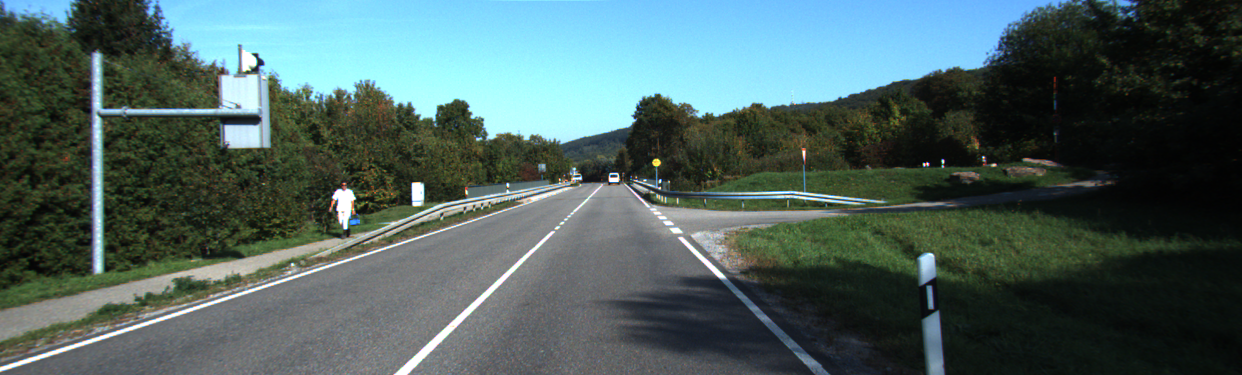
#> input picture py_sandbox/archive/save-img-as-numpy/orig.png, 1242 x 375 px
$ python img2numpy.py
#> lines starting #> are read from the running program, lines starting #| are printed output that depends on the picture; long printed decimals are rounded
'''
objective: play around with alternatives to jpg to determine a valid RGB-D format for storage
update: will just store RGB in img format, and D data in npy format

goals:
1. load image, convert to numpy array, save numpy array
2. compare numpy file and image file and see which is smaller (and what factor)
3. load numpy file and display in image


NOTES:

* previous work: https://stackoverflow.com/questions/9619199/best-way-to-preserve-numpy-arrays-on-disk


CONCLUSION: just use dtype=np.float32. this is the most time-efficient method,
    while still maintaining reasonable file size
eg: np.save('out1b',np.array(depth,dtype=np.float32))


'''


import numpy as np
import matplotlib.pyplot as plt
import cv2
import matplotlib.image as ims
import time
# [17 lines of commented-out code are left out]

print('''#############################################
# new direction: just save a third file for lidar ####''')

# 1. get dimensions
# 2. generate random values
# 3. save to npy / other

img=plt.imread('orig.png')
#> img is the input picture: shape (375, 1242, 3) float32; mean R, G, B 0.3, 0.382, 0.375
img=np.array(img)
#print(img.shape)
# x=img.shape
depth=100*np.random.rand(*img.shape[:2]) # generate random lidar values in same shape as one channel

print(depth.shape)
#| (375, 1242)
#| [[54.881 71.519 60.276]
#|  [96.509 15.123  80.546]
#|  [42.355 55.345 74.201]]
np.save('out1a',depth) # simple method, most direct method

# time check on this one
t0=time.time()
np.save('out1b',np.array(depth,dtype=np.float32))
print('elapsed time: ',time.time()-t0)

# converting to integer doesn't help
# try saving only to first 3 digits
#depth2=np.array(100*depth,dtype='int')
#np.save('new2.npy',depth2)

#print(depth2[:4,:4])

# still not working. try saving as png, but with 1st channel as things greater than zero, and 2nd channel as things less than zero. last channel is all zeros


def arrsave(filename,array):
    ''' Objective: Save float array to png in order to maintain
        compressed size. files will be saved under dist.
    Assumptions:
    * writing out velodyne data, i.e. float array between 0 and 255 (max) meters.
    * will only save integer value (clipped at 255) and first 2 decimal places
    * layers stored as: [integer, decimal01, AllZeros]. dimensions are identical to image
    '''
#> called with filename = 'out2.dist'
    out=np.zeros(img.shape)
    d1=np.array(array,dtype='int') # truncate values
    d2=np.array(array-np.array(d1,dtype='float')) # get fractions
    out[:,:,0]=np.clip(d1/255.0,0.0,1.0) # ensure that first values don't exceed max
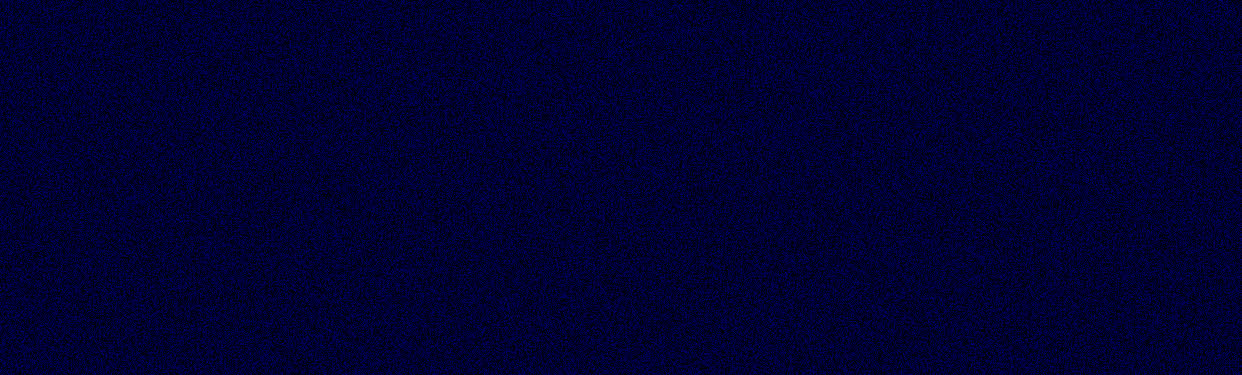
#> out: shape (375, 1242, 3) float64; mean of channels 0, 1, 2 0.194, 0, 0; drawn as B, G, R
    out[:,:,1]=np.array(d2*100.0/255.0) # save first 2 digits
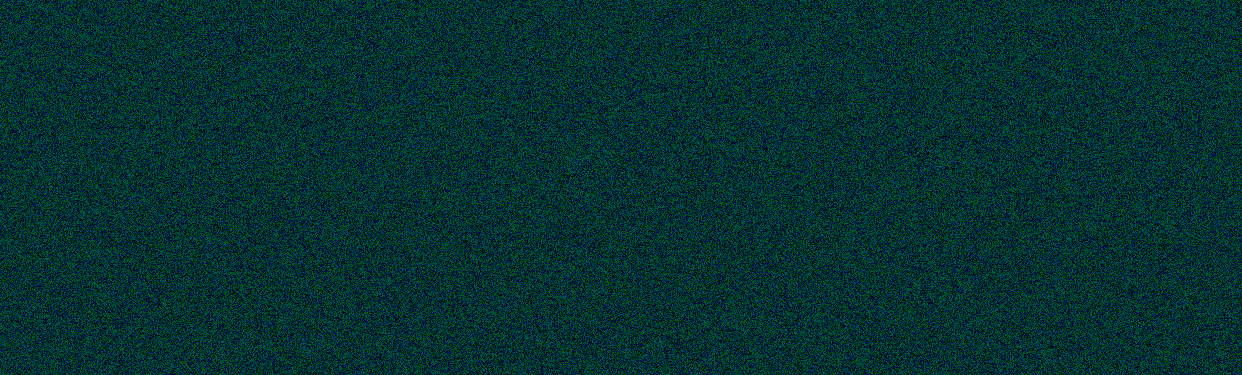
#> out: shape (375, 1242, 3) float64; mean of channels 0, 1, 2 0.194, 0.196, 0; drawn as B, G, R
    plt.imsave(filename,out,format='png')
# def arrsave

def arrread(filename):
    ''' Objective: load a custom data format, return array'''
#> called with filename = 'out2.dist'
    arr=plt.imread(filename,format='png')
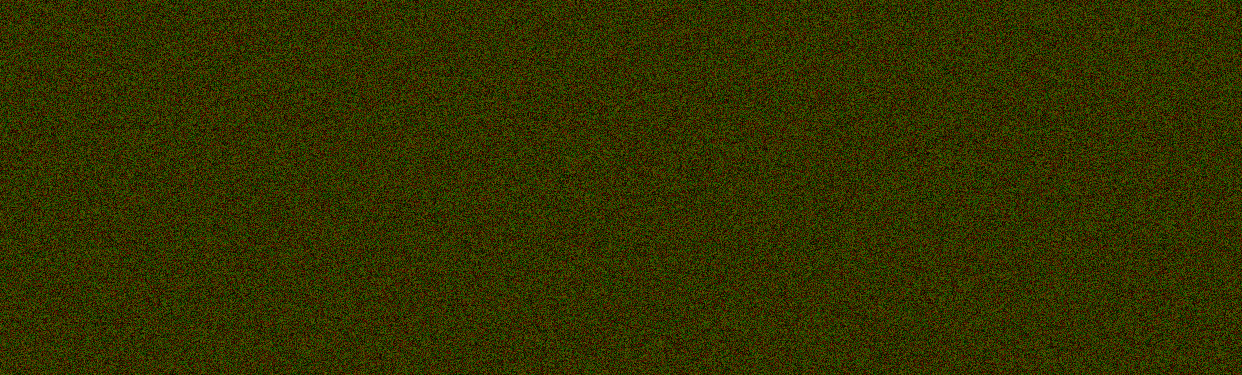
#> arr: shape (375, 1242, 4) float32; mean R, G, B, A 0.194, 0.195, 0, 1
    arr=np.array(arr,dtype='float')
    out=arr[:,:,0]*255.0+arr[:,:,1]/100.0*255.0 # recover values up to 2 decimal places
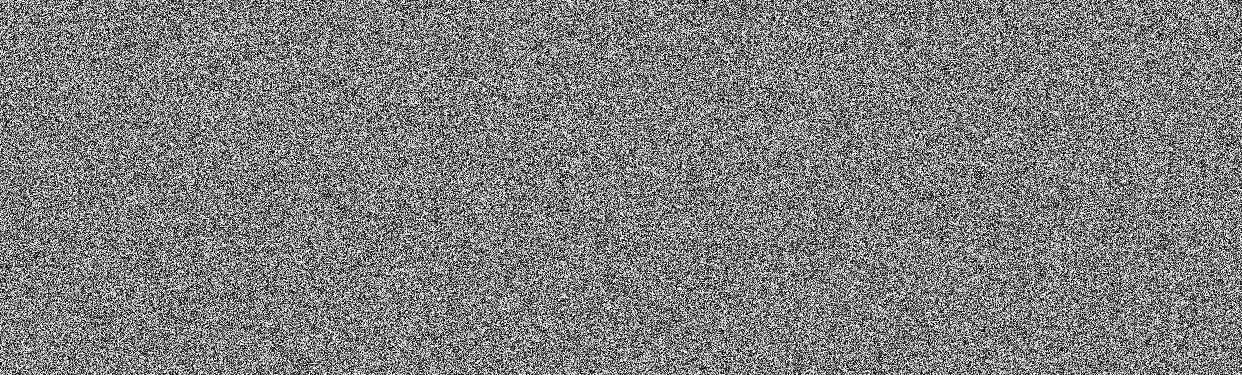
#> out: shape (375, 1242) float64; min 0, max 99.99, mean 50; drawn with min black and max white
    return out
# def arrsave


print('original lidar:')
print(depth[:3,:3])

# time check on this one
t0=time.time()
arrsave('out2.dist', depth)
print('elapssed time: ',time.time()-t0)
print('file saved')


depth=arrread('out2.dist')
print('reloaded data:\n',depth[:3,:3])
#| reloaded data:
#|  [[54.880  71.510 60.270]
#|  [96.500 15.120 80.540]
#|  [42.350 55.340 74.200 ]]


# eof
